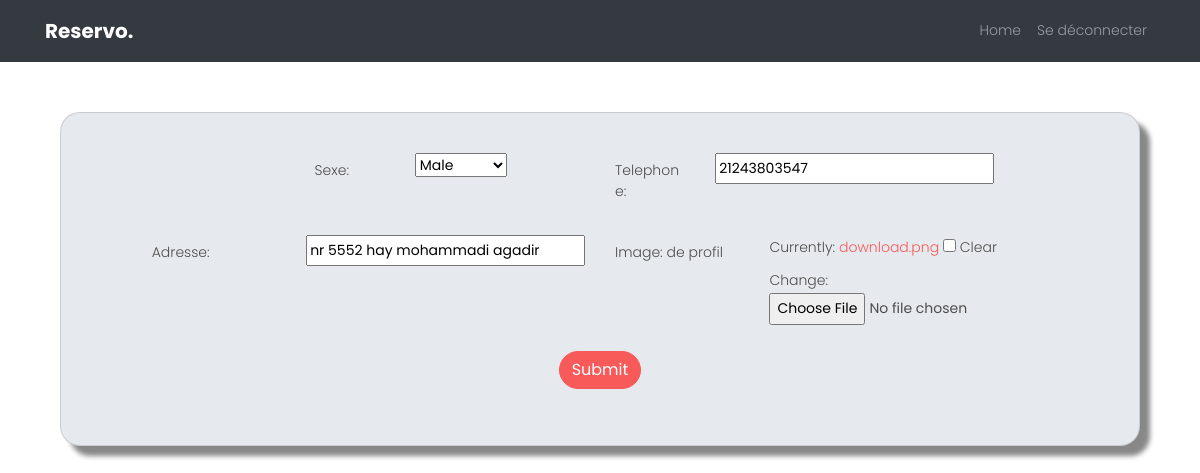
The page /ClientSettings/ (signed in) on the database its author committed.
### app1/models.py (models this page shows, shortened)
class Client(models.Model):
    fk_user = models.OneToOneField(User, on_delete=models.CASCADE)
    GENDER_CHOICES =[
        ('F','Female'),
        ('M','Male')
    ]
    sexe = models.CharField(choices=GENDER_CHOICES,max_length=1)
    telephone = models.IntegerField(
    )
    adresse = models.CharField(max_length=100)
    client_image = models.ImageField(default = "profilepic.png",null=True , blank=True)

### app1/decorators.py (the view)
    def wrapper_func(request, *args, **kwargs):
      group = None
      if request.user.groups.exists():
        group = request.user.groups.all()[0].name
      if group in allowed_roles:
        return view_func(request, *args, **kwargs)
      else :
        user = request.user
        if user.groups.filter(name='client').exists():
            return redirect('client')
        elif user.groups.filter(name='admin').exists():
            return redirect('AdminPage')

### app1/forms.py
class ClientSettingsForm(ModelForm):
	class Meta:
		model = Client
		fields = '__all__'
		exclude = ['fk_user']

### app1/views.py (called while the page is built)
@login_required(login_url='home')
@allowed_users(allowed_roles=['client'])
def ClientSettings(request) :
  client = request.user.client
  form = ClientSettingsForm(instance=client)
  if request.method == 'POST':
      form = ClientSettingsForm(request.POST, request.FILES,instance=client)
      if form.is_valid():
        form.save()
        return redirect('client')
  context={'form':form}
  return render(request,'app1/ClientSettings.html',context)

### app1/templates/app1/ClientSettings.html (shortened to what this page needs)
{% load static %}
<!DOCTYPE html>
<html lang="en">
  <head>
    <link rel="stylesheet" href="https://stackpath.bootstrapcdn.com/bootstrap/4.3.1/css/bootstrap.min.css">
    <link rel="stylesheet" href="https://cdnjs.cloudflare.com/ajax/libs/font-awesome/6.5.1/css/all.min.css" />
    <link rel="stylesheet" href="{% static '/css/open-iconic-bootstrap.min.css'%}">
    <link rel="stylesheet" href="{% static '/css/animate.css'%}">
    <link rel="stylesheet" href="{% static '/css/owl.carousel.min.css'%}">
    <link rel="stylesheet" href="{% static '/css/owl.theme.default.min.css'%}">
    <link rel="stylesheet" href="{% static '/css/magnific-popup.css'%}">
    <link rel="stylesheet" href="{% static '/css/aos.css'%}">
    <link rel="stylesheet" href="{% static '/css/ionicons.min.css'%}">
    <link rel="stylesheet" href="{% static '/css/bootstrap-datepicker.css'%}">
    <link rel="stylesheet" href="{% static '/css/jquery.timepicker.css'%}">
  <link rel="stylesheet" href="{% static '/css/flaticon.css'%}">
  <link rel="stylesheet" href="{% static '/css/icomoon.css'%}">
  <link rel="stylesheet" href="{% static '/css/style.css'%}">
  <link rel="stylesheet" href="{% static '/css/Mycss.css'%}">
  </head>
  <body>
  <nav class="navbar navbar-expand-lg navbar-dark ftco_navbar bg-dark" id="ftco-navbar">
    <div class="container">
      <a class="navbar-brand" href="{% url 'home'  %}">Reservo.</a>
      <div class="collapse navbar-collapse" id="ftco-nav">
        <ul class="navbar-nav ml-auto">
          <li class="nav-item"><a href="{% url 'home' %}" class="nav-link">Home</a></li>
        {% if not user.is_authenticated %}
            <li class="nav-item cta"><a href="{% url 'login' %}" class="nav-link"><span>Se connecter</span></a></li>
        {% else %}
            <li class="nav-item cta"><a href="{% url 'logout' %}" class="nav-link"><span>Se déconnecter</span></a></li>
        {% endif %}
        </ul>
      </div>
    </div>
  </nav>
    <div class="container" style="padding-top : 50px">
			<div class="col-md-12 mx-auto">
				<div class="card card-body">
					<form method="POST" action="" enctype="multipart/form-data">
						<div class="form-group row">
							<label for="id_titre" class="col-sm-2 col-form-label">Sexe:</label>
							<div class="col-sm-4">{{form.sexe}}</div>
							<label for="id_prix" class="col-sm-2 col-form-label">Telephone:</label>
							<div class="col-sm-4">{{form.telephone}}</div>
						</div>
						<div class="form-group row">
							<label for="id_titre" class="col-sm-2 col-form-label">Adresse:</label>
							<div class="col-sm-4">{{form.adresse}}</div>
							<label for="id_titre" class="col-sm-2 col-form-label">Image: de profil</label>
							<div class="col-sm-4">{{form.client_image}}</div>
						</div>
						<div class="d-flex justify-content-center mb-3">
							<input class="btn btn-primary" type="submit" name="add" />
						</div>
					</form>
				</div>
			</div>
		</div>

### static/css/Mycss.css (style rules this page uses)
form { background: transparent; display: flex; flex-direction: column; align-items: center; gap: 10px; padding: 20px; border-radius: 5px; width: 100%; }

### app1/templates/app1/ClientSettings.html (style rules this page uses)
.card { border-radius: 20px; background-color: #e6eaee; box-shadow: 10px 10px 5px #888888; }

### rows shown on the page
Client: sexe "Male", telephone "21243803547", adresse "nr 5552 hay mohammadi agadir"
